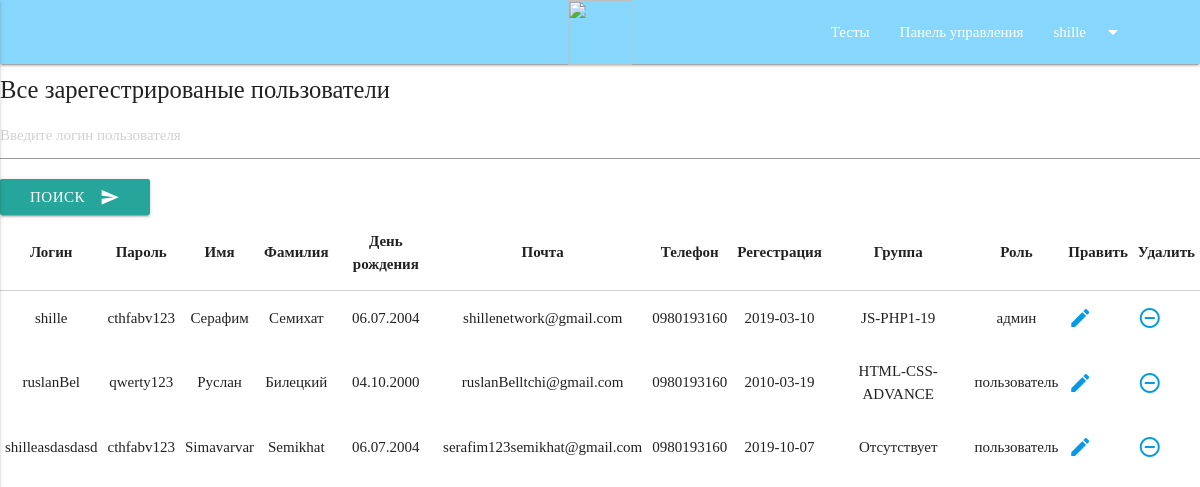
The app's page /resources/views/account/admin-user.php (signed in), older data.
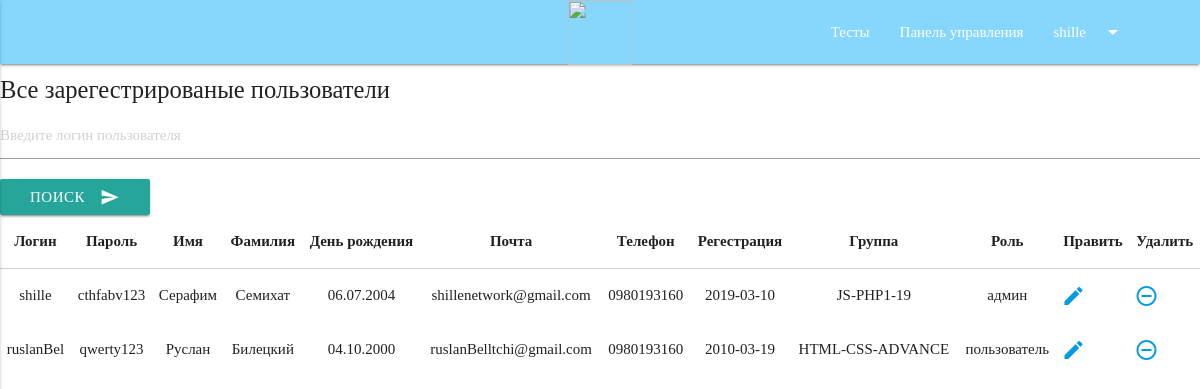
The same page, newer data.
### tables this page shows
CREATE TABLE `users` (
  `id` int(11) NOT NULL,
  `login` varchar(255) NOT NULL,
  `password` varchar(255) NOT NULL,
  `name` varchar(255) DEFAULT NULL,
  `surname` varchar(255) NOT NULL,
  `birth_date` varchar(255) NOT NULL,
  `email` varchar(255) NOT NULL,
  `tel` varchar(255) NOT NULL,
  `registration_date` date NOT NULL,
  `group_id` varchar(255) NOT NULL DEFAULT 'Отсутствует',
  `role_id` int(11) NOT NULL
);

### app/Connection.php (called while the page is built, shortened)
<?php
trait Connection {
    private static $connection;
    private $host = 'localhost';
    private $user = 'root';
    private $pass = '';
    private $db = 'test_kit';
    public function __construct() {
        self::$connection = new mysqli($this->host, $this->user, $this->pass, $this->db);
    }
    public static function query($sql) {
        return self::$connection->query($sql);
    }
}

### app/UserObject.php (called while the page is built, shortened)
<?php
class UserObject extends AbstractModel{
    public function getElementsTable($row_table,$id)
    {
        $getGroup =  Admin::query("SELECT `$row_table` FROM `users` WHERE id='$id'");
        $row_ass = $getGroup->fetch_assoc();
        return $row_ass[$row_table];
    }
}

### app/Admin.php (called while the page is built, shortened)
<?php
class Admin extends UserObject {
    private $table = '`users`';
    public function AllTable(){
        return Admin::query("SELECT * FROM " . $this->table);
    }
}

### resources/views/account/admin-user.php (the view, shortened to what this page needs)
<?php
$admin = new Admin();
$id = $_SESSION['user'][0];
?>
<?php if($admin->getElementsTable('role_id',$id) == 3):?>
<?php require "../layouts/adminnav.php"; ?>
    <div id="test1" class="col s12">
        <h5>Все зарегестрированые пользователи</h5>
        <table class="highlight">
            <form action="admin-user.php" method="post">
                <input name="search" placeholder="Введите логин пользователя" type="text" required>
                <button class="btn waves-effect waves-light" type="submit" name="action">Поиск
                    <i class="material-icons right">send</i>
                </button>
            </form>
            <thead>
            <tr>
                <th>Логин</th>
                <th>Пароль</th>
                <th>Имя</th>
                <th>Фамилия</th>
                <th>День рождения</th>
                <th>Почта</th>
                <th>Телефон</th>
                <th>Регестрация</th>
                <th>Группа</th>
                <th>Роль</th>
                <th>Править</th>
                <th>Удалить</th>
            </tr>
            </thead>
            <tbody>
            <?php
            $users = $admin->AllTable();
            while ($user = $users->fetch_row()) {
            ?>
            <tr>
                <td><?php  echo $user[1]; ?></td>
                <td><?php  echo $user[2]; ?></td>
                <td><?php  echo $user[3]; ?></td>
                <td><?php  echo $user[4]; ?></td>
                <td><?php  echo $user[5]; ?></td>
                <td><?php  echo $user[6]; ?></td>
                <td><?php  echo $user[7]; ?></td>
                <td><?php  echo $user[8]; ?></td>
                <td><?php  echo $user[9]; ?></td>
                <td>
                <?php  if($user[10] == '3') {
                    echo 'админ';
                }if ($user[10] == '2'){
                }if ($user[10] == '1'){
                    echo 'пользователь';
                }
                ?></td>
                <td><a href="edit/edit.php?id=<?php echo $user[0]; ?>" class="btn-user"><i class="material-icons left">edit</i></a></td>
                <td><a href="?del_user=<?php echo $user[0]; ?>"><i class="material-icons left">remove_circle_outline</i></a></td>
            </tr>
            <?php } ?>
            </tbody>
        </table>
    </div>
<?php endif; ?>

### resources/views/layouts/adminnav.php (shortened to what this page needs)
<!doctype html>
<html lang="en">
<head>
    <link type="text/css" rel="stylesheet" href="../../../public/css/materialize.min.css"  media="screen,projection"/>
    <link rel="stylesheet" href="../../../public/css/style.css">
</head>
<body>
<nav>
    <div class="container">
        <div class="nav-wrapper">
            <a href="#" class="brand-logo center"><img src="http://kitit.com.ua/wp-content/uploads/2018/12/cropped-logo_kit_w-1.png" width="65" height="65" alt=""></a>
            <ul id="nav-mobile" class="right hide-on-med-and-down">
                <li><a href="/resources/views/account/create-test/views_test/tests-admin.php">Тесты</a></li>
                <li><a href="/resources/views/account/hub-test.php">Панель управления</a></li>
                <li><a class="dropdown-button" href="#!" data-activates="dropdown1"><?php echo $_SESSION['user'][1] ?><i class="material-icons right">arrow_drop_down</i></a></li>
            </ul>
        </div>
    </div>
</nav>

### public/css/style.css (style rules this page uses)
html { font-family: Calibri; }
td, th, tr { text-align: center; }
nav { background-color: #87d7fc; }

Row changes from the older to the newer data that the page shows:
removed users: login "shilleasdasdasd", password "cthfabv123", name "Simavarvar", surname "Semikhat", birth_date "06.07.2004", email "serafim123semikhat@gmail.com", tel "0980193160", registration_date "2019-10-07", group "Отсутствует", shows "пользователь"
